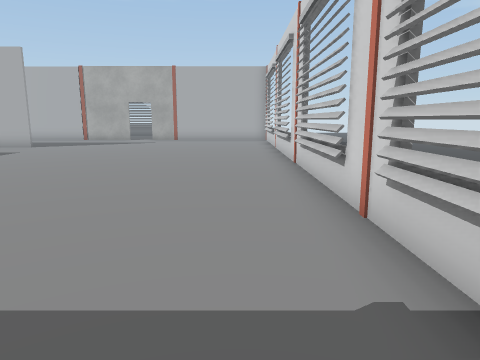
View 1 (above)

17 first-person views from a walk through a Unity game level. The camera is 1.2 m above the floor, tilts 10° down and sees 70° across. The floor is counted in squares, 1 m on a side. Each view is taken from the middle of a square. On the plan, view 1 faces up. The plan holds only what a view shows up to about 14 squares ahead; the rest is blank. The place goes on beyond the plan. Some surface patterns are stand-ins.

View 2
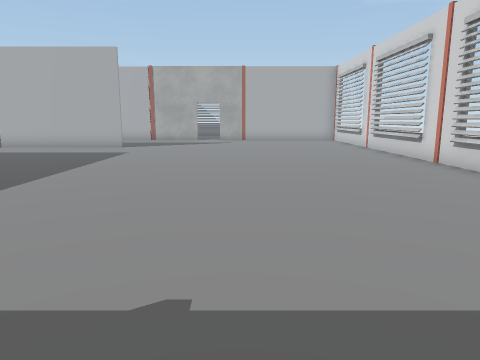

View 3
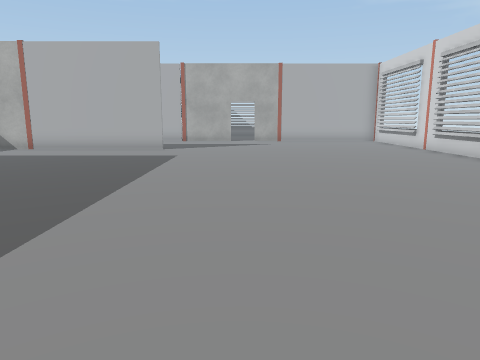

View 4
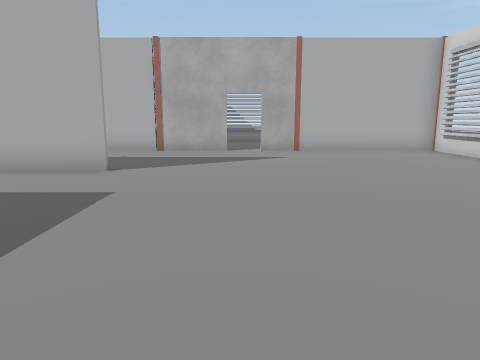

View 5
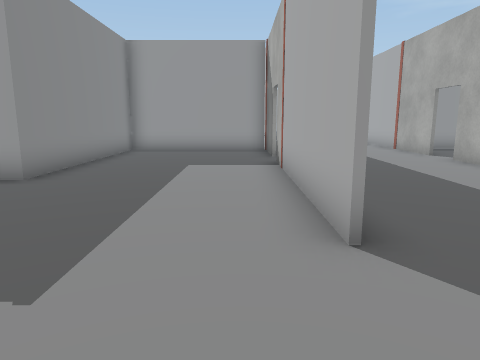

View 6
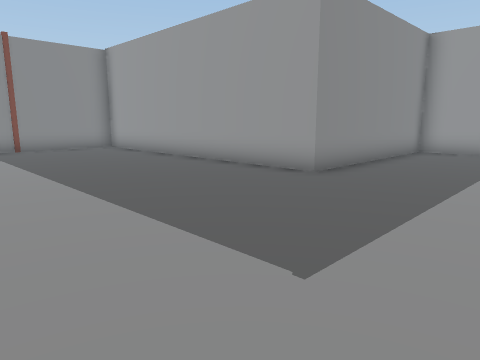

View 7
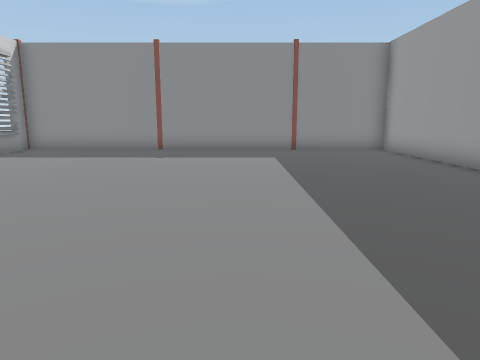

View 8
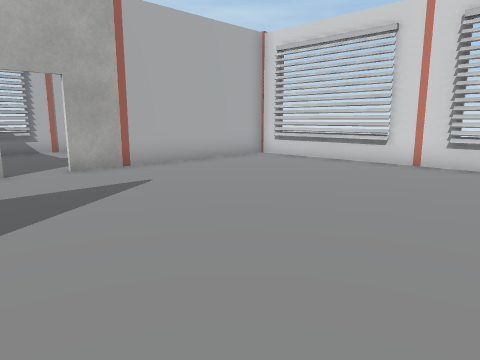

View 9
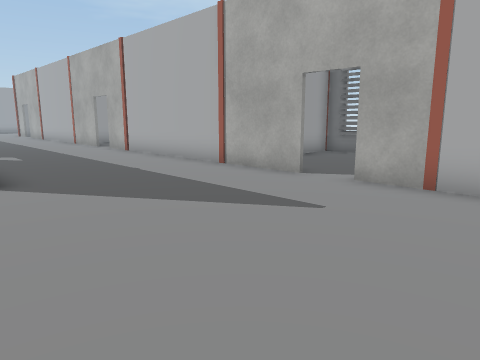

View 10
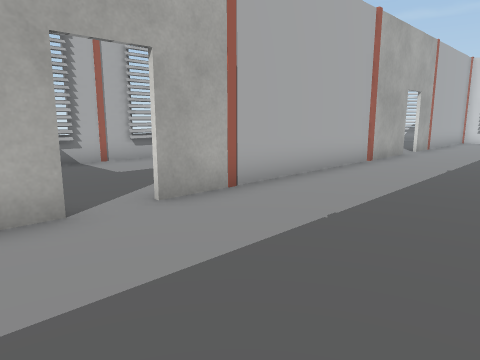

View 11
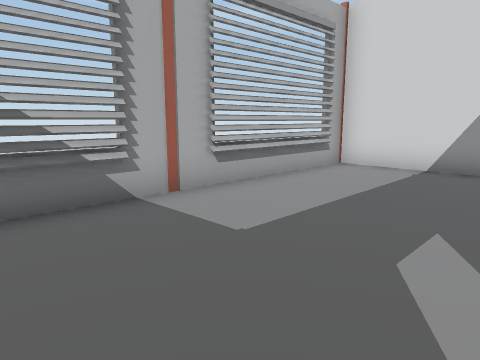

View 12
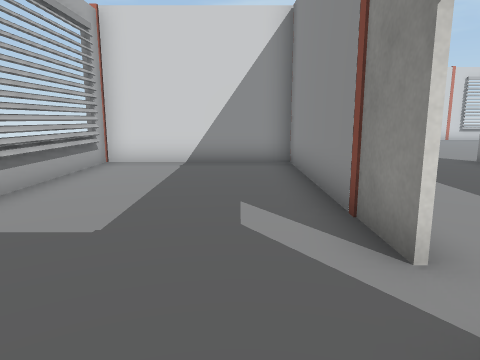

View 13
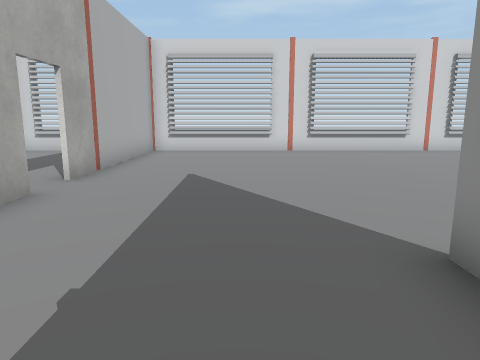

View 14
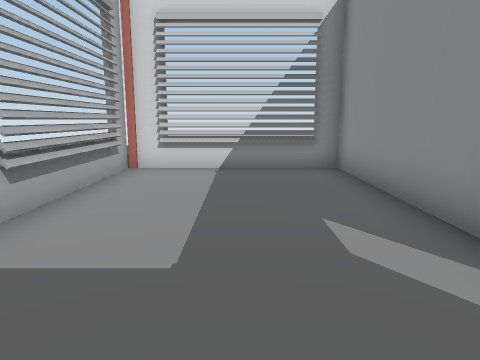

View 15
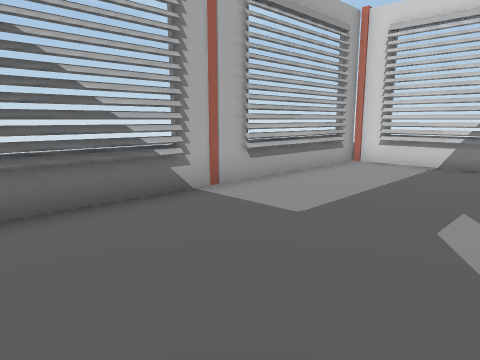

View 16
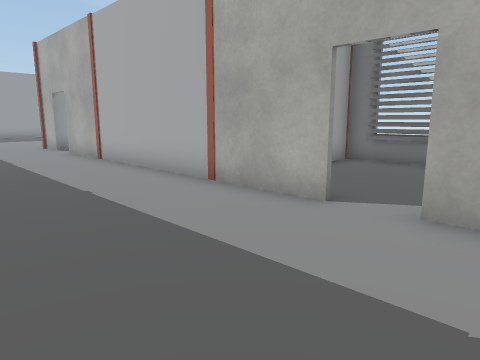

View 17
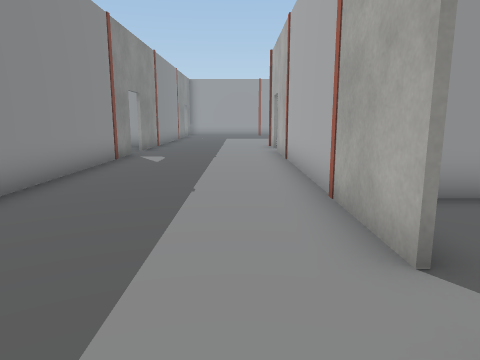

### Floor plan
Ten units are one square. View 1 is at (0, 0); x grows to the right and y downward. Boxes are objects, and circles mark ways between rooms. Rooms are numbered by the first view taken in them; rooms with no view inside come last. Other rooms are left out.
<svg viewBox="-297 -264 318 278">
<path fill="none" stroke="#000" d="M-91 -151 -160 -151M-96 -152 -91 -152M-172 -151 -198 -151 -198 -96 -128 -96 -128 9 16 9 16 -8M-65 -204 -164 -204M-175 -204 -282 -204M16 -20 16 -201M16 -204 -52 -204M-271 -152 -202 -152M-292 -152 -284 -152M-164 -206 -92 -206 -92 -259M-202 -229 -202 -220M-78 -258 -202 -258 -202 -249M-36 -206 16 -206M-92 -259 -92 -242M16 -201 16 -258 -72 -258"/>
<circle cx="-170" cy="-200" r="3" fill="#2a7"/>
<circle cx="-60" cy="-200" r="3" fill="#2a7"/>
<text x="-90" y="-110">1</text>
<text x="-150" y="-230">2</text>
<text x="-40" y="-230">3</text>
</svg>
Room 1 opens to room 2. Room 1 opens to room 3.

Where each view was taken, in squares from view 1:
view 1: 0 up, 0 right, facing up
view 2: 0 up, 4 left, facing up
view 3: 1 up, 6 left, facing up
view 4: 7 up, 6 left, facing up
view 5: 14 up, 6 left, facing left
view 6: 14 up, 6 left, facing down-left
view 7: 13 up, 7 left, facing down
view 8: 12 up, 8 left, facing up-right
view 9: 14 up, 2 left, facing up-left
view 10: 16 up, 19 left, facing up-right
view 11: 21 up, 18 left, facing up-right
view 12: 22 up, 19 left, facing right
view 13: 17 up, 12 left, facing right
view 14: 23 up, 7 left, facing right
view 15: 21 up, 8 left, facing up-right
view 16: 16 up, 15 left, facing up-left
view 17: 19 up, 15 left, facing left
